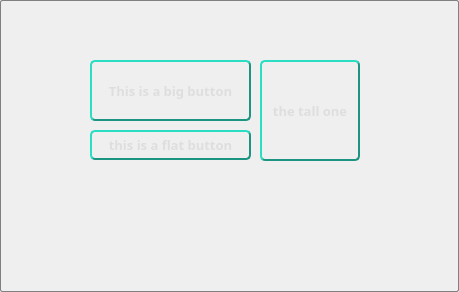
                   <widget class="QGroupBox" name="groupBox_7">
                    <property name="minimumSize">
                     <size>
                      <width>300</width>
                      <height>280</height>
                     </size>
                    </property>
                    <property name="styleSheet">
                     <string notr="true">QGroupBox {
    border: 1px solid gray;
    border-radius: 2px;
    margin-top: 0.5em;
}
QGroupBox::title {
    subcontrol-origin: margin;
    left: 10px;
    padding: 0 3px 0 3px;
}</string>
                    </property>
                    <property name="title">
                     <string/>
                    </property>
                    <widget class="QWidget" name="widget_26" native="true">
                     <property name="geometry">
                      <rect>
                       <x>30</x>
                       <y>30</y>
                       <width>420</width>
                       <height>253</height>
                      </rect>
                     </property>
                     <property name="maximumSize">
                      <size>
                       <width>420</width>
                       <height>16777215</height>
                      </size>
                     </property>
                     <widget class="QWidget" name="widget_8" native="true">
                      <property name="geometry">
                       <rect>
                        <x>0</x>
                        <y>174</y>
                        <width>16</width>
                        <height>16</height>
                       </rect>
                      </property>
                      <property name="sizePolicy">
                       <sizepolicy hsizetype="Preferred" vsizetype="Minimum">
                        <horstretch>0</horstretch>
                        <verstretch>0</verstretch>
                       </sizepolicy>
                      </property>
                      <property name="maximumSize">
                       <size>
                        <width>16777215</width>
                        <height>40</height>
                       </size>
                      </property>
                      <layout class="QHBoxLayout" name="horizontalLayout_9">
                       <property name="spacing">
                        <number>5</number>
                       </property>
                       <property name="leftMargin">
                        <number>5</number>
                       </property>
                       <property name="topMargin">
                        <number>5</number>
                       </property>
                       <property name="rightMargin">
                        <number>5</number>
                       </property>
                       <property name="bottomMargin">
                        <number>5</number>
                       </property>
                      </layout>
                     </widget>
                     <widget class="QPushButton" name="stop_flujo">
                      <property name="geometry">
                       <rect>
                        <x>60</x>
                        <y>30</y>
                        <width>161</width>
                        <height>61</height>
                       </rect>
                      </property>
                      <property name="minimumSize">
                       <size>
                        <width>100</width>
                        <height>30</height>
                       </size>
                      </property>
                      <property name="font">
                       <font>
                        <family>Swis721 WGL4 BT</family>
                        <pointsize>10</pointsize>
                        <weight>75</weight>
                        <italic>false</italic>
                        <bold>true</bold>
                       </font>
                      </property>
                      <property name="autoFillBackground">
                       <bool>false</bool>
                      </property>
                      <property name="styleSheet">
                       <string notr="true">/*
QPushButton {
color: #333;

border: 2px solid #555;
border-radius: 5px;
border-width: 3px;
border-style: outset;
padding: 5px;

font: bold 10px;

background: qradialgradient(
spread: pad, 
cx: 0.5, cy: 0.5,
 radius: 0.5, 
fx: 0.5, fy: 0.5,
 stop: 0 #F0F0F0, stop: 1 #22B29D);
min-width: 80px;
}

QPushButton:hover {
background: qradialgradient(cx: 0.3, cy: -0.4,
fx: 0.3, fy: -0.4,
radius: 1.35, stop: 0 #fff, stop: 1 #bbb);
}

 QPushButton:pressed {
background: qradialgradient(cx: 0.4, cy: -0.1,
fx: 0.4, fy: -0.1,
radius: 1.35, stop: 0 #fff, stop: 1 #ddd);
border-style: inset;
}
*/
QPushButton { 

border-radius: 5px; /*radio de las esquinas*/

border: solid #1B9482;  /*color del borde*/
border-width: 2px; /*ancho*/
border-style: outset; /*luz desde arriba*/

padding: 1px;
color: #DEDEDE; /*color del texto*/
font: bold 10pt &quot;Swis721 WGL4 BT&quot;;

background: qlineargradient(
spread:pad,
x1:0, y1:0, x2:0, y2:1,
stop:0 #22B29D, stop:1 #22B29D);  


}

QPushButton:hover {
background: qlineargradient(
spread:pad,
 x1:0, y1:0, x2:0, y2:1,
 stop:0 #1D9886, stop:1 #1D9886);  
}

 QPushButton:pressed {
background: qlineargradient(
spread:pad,
 x1:0, y1:0, x2:0, y2:1,
 stop:0 #136559, stop:1 #1D9886);  
border-style: inset /*sombra desde arriba*/

}</string>
                      </property>
                      <property name="text">
                       <string>This is a big button</string>
                      </property>
                     </widget>
                     <widget class="QPushButton" name="start_flujo">
                      <property name="geometry">
                       <rect>
                        <x>60</x>
                        <y>100</y>
                        <width>161</width>
                        <height>30</height>
                       </rect>
                      </property>
                      <property name="minimumSize">
                       <size>
                        <width>100</width>
                        <height>30</height>
                       </size>
                      </property>
                      <property name="font">
                       <font>
                        <family>Swis721 WGL4 BT</family>
                        <pointsize>10</pointsize>
                        <weight>75</weight>
                        <italic>false</italic>
                        <bold>true</bold>
                       </font>
                      </property>
                      <property name="autoFillBackground">
                       <bool>false</bool>
                      </property>
                      <property name="styleSheet">
                       <string notr="true">/*
QPushButton {
color: #333;

border: 2px solid #555;
border-radius: 5px;
border-width: 3px;
border-style: outset;
padding: 5px;

font: bold 10px;

background: qradialgradient(
spread: pad, 
cx: 0.5, cy: 0.5,
 radius: 0.5, 
fx: 0.5, fy: 0.5,
 stop: 0 #F0F0F0, stop: 1 #22B29D);
min-width: 80px;
}

QPushButton:hover {
background: qradialgradient(cx: 0.3, cy: -0.4,
fx: 0.3, fy: -0.4,
radius: 1.35, stop: 0 #fff, stop: 1 #bbb);
}

 QPushButton:pressed {
background: qradialgradient(cx: 0.4, cy: -0.1,
fx: 0.4, fy: -0.1,
radius: 1.35, stop: 0 #fff, stop: 1 #ddd);
border-style: inset;
}
*/
QPushButton { 
color: #DEDEDE; /*color del texto*/
border-radius: 5px; /*radio de las esquinas*/

border: solid #1B9482;  /*color del borde*/
border-width: 2px; /*ancho*/
border-style: outset; /*luz desde arriba*/

padding: 1px;
font: bold 10pt &quot;Swis721 WGL4 BT&quot;;

background: qlineargradient(
spread:pad,
x1:0, y1:0, x2:0, y2:1,
stop:0 #22B29D, stop:1 #22B29D);  


}

QPushButton:hover {
background: qlineargradient(
spread:pad,
 x1:0, y1:0, x2:0, y2:1,
 stop:0 #1D9886, stop:1 #1D9886);  
}

 QPushButton:pressed {
background: qlineargradient(
spread:pad,
 x1:0, y1:0, x2:0, y2:1,
 stop:0 #136559, stop:1 #1D9886);  
border-style: inset /*sombra desde arriba*/

}</string>
                      </property>
                      <property name="text">
                       <string>this is a flat button</string>
                      </property>
                     </widget>
                     <widget class="QPushButton" name="start_flujo_2">
                      <property name="geometry">
                       <rect>
                        <x>230</x>
                        <y>30</y>
                        <width>100</width>
                        <height>101</height>
                       </rect>
                      </property>
                      <property name="minimumSize">
                       <size>
                        <width>100</width>
                        <height>30</height>
                       </size>
                      </property>
                      <property name="font">
                       <font>
                        <family>Swis721 WGL4 BT</family>
                        <pointsize>10</pointsize>
                        <weight>75</weight>
                        <italic>false</italic>
                        <bold>true</bold>
                       </font>
                      </property>
                      <property name="autoFillBackground">
                       <bool>false</bool>
                      </property>
                      <property name="styleSheet">
                       <string notr="true">/*
QPushButton {
color: #333;

border: 2px solid #555;
border-radius: 5px;
border-width: 3px;
border-style: outset;
padding: 5px;

font: bold 10px;

background: qradialgradient(
spread: pad, 
cx: 0.5, cy: 0.5,
 radius: 0.5, 
fx: 0.5, fy: 0.5,
 stop: 0 #F0F0F0, stop: 1 #22B29D);
min-width: 80px;
}

QPushButton:hover {
background: qradialgradient(cx: 0.3, cy: -0.4,
fx: 0.3, fy: -0.4,
radius: 1.35, stop: 0 #fff, stop: 1 #bbb);
}

 QPushButton:pressed {
background: qradialgradient(cx: 0.4, cy: -0.1,
fx: 0.4, fy: -0.1,
radius: 1.35, stop: 0 #fff, stop: 1 #ddd);
border-style: inset;
}
*/
QPushButton { 
color: #DEDEDE; /*color del texto*/
border-radius: 5px; /*radio de las esquinas*/

border: solid #1B9482;  /*color del borde*/
border-width: 2px; /*ancho*/
border-style: outset; /*luz desde arriba*/

padding: 1px;
font: bold 10pt &quot;Swis721 WGL4 BT&quot;;

background: qlineargradient(
spread:pad,
x1:0, y1:0, x2:0, y2:1,
stop:0 #22B29D, stop:1 #22B29D);  


}

QPushButton:hover {
background: qlineargradient(
spread:pad,
 x1:0, y1:0, x2:0, y2:1,
 stop:0 #1D9886, stop:1 #1D9886);  
}

 QPushButton:pressed {
background: qlineargradient(
spread:pad,
 x1:0, y1:0, x2:0, y2:1,
 stop:0 #136559, stop:1 #1D9886);  
border-style: inset /*sombra desde arriba*/

}</string>
                      </property>
                      <property name="text">
                       <string>the tall one</string>
                      </property>
                     </widget>
                    </widget>
                   </widget>
